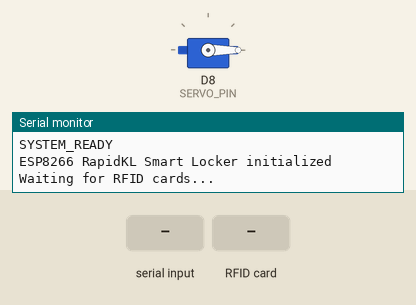
Simulated run of this sketch. Board: ESP8266 (NodeMCU). On the bench: servo, the last lines printed to the serial monitor. The test bench sets the inputs (shaded band).

Above: at 2.7 s.
2.8 s: "TOGGLE_LOCK\n" received over Serial
At 3.8 s:
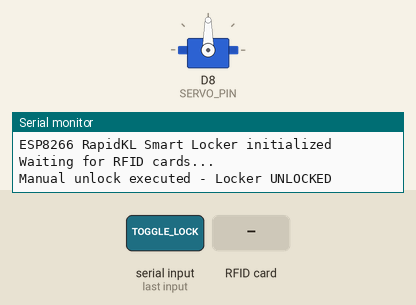
4.3 s: RFID card 5E 7A 19 C4 held to the reader
5.8 s: "ACCESS_GRANTED\n" received over Serial
7.3 s: "STATUS\n" received over Serial
Timing chart, 0 to 9.9 s (numbered marks = the images above; inputs shaded):
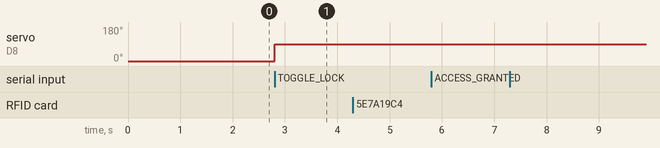

The sketch:

RapidKL_ESP8266_Simple.ino
```cpp
/*
 * RapidKL Smart Locker System - ESP8266 Minimal Code
 * Final Year Project (FYP) - ESP8266 Version
 *
 * Hardware: ESP8266 (NodeMCU) + RC522 RFID + SG90 Servo
 * Communication: USB Serial with Flutter App (No WiFi)
 *
 * Simple Flow:
 * 1. Read RFID card UID
 * 2. Send UID to Flutter via Serial
 * 3. Wait for ACCESS_GRANTED or ACCESS_DENIED response
 * 4. Control servo accordingly
 */

#include <SPI.h>
#include <MFRC522.h>
#include <Servo.h>

// Pin Definitions for ESP8266 (NodeMCU)
#define RST_PIN    D3    // RC522 Reset pin
#define SS_PIN     D4    // RC522 SDA pin
#define SERVO_PIN  D8    // Servo control pin

// Hardware Objects
MFRC522 rfid(SS_PIN, RST_PIN);
Servo lockServo;

// System Variables
String lastUID = "";
unsigned long lastScanTime = 0;
unsigned long responseTimeout = 0;
const unsigned long SCAN_DELAY = 2000;        // 2 seconds between scans
const unsigned long RESPONSE_TIMEOUT = 5000;  // 5 seconds to wait for Flutter
const unsigned long UNLOCK_DURATION = 3000;   // 3 seconds unlock time

// Servo Positions
const int LOCKED_POSITION = 0;      // 0 degrees = locked
const int UNLOCKED_POSITION = 90;   // 90 degrees = unlocked

// System States
enum State {
  READY,
  WAITING_RESPONSE,
  UNLOCKING,
  UNLOCKED,
  LOCKED
};

State currentState = READY;
bool isLockerUnlocked = false;

void setup() {
  // Initialize Serial (115200 baud for ESP8266)
  Serial.begin(115200);
  delay(1000);

  // Initialize SPI and RFID
  SPI.begin();
  rfid.PCD_Init();

  // Initialize Servo
  lockServo.attach(SERVO_PIN);
  lockServo.write(LOCKED_POSITION);  // Start locked
  delay(500);

  // Send ready message to Flutter
  Serial.println("SYSTEM_READY");
  Serial.println("ESP8266 RapidKL Smart Locker initialized");
  Serial.println("Waiting for RFID cards...");
}

void loop() {
  // Process incoming commands from Flutter
  processSerialCommands();

  // Main state machine
  switch (currentState) {
    case READY:
      checkForRFIDCard();
      break;

    case WAITING_RESPONSE:
      checkResponseTimeout();
      break;

    case UNLOCKING:
      executeUnlock();
      break;

    case UNLOCKED:
      checkUnlockTimeout();
      break;
  }

  delay(100);
}

void checkForRFIDCard() {
  // Check if new card is present and readable
  if (!rfid.PICC_IsNewCardPresent() || !rfid.PICC_ReadCardSerial()) {
    return;
  }

  // Prevent rapid scans
  if (millis() - lastScanTime < SCAN_DELAY) {
    rfid.PICC_HaltA();
    rfid.PCD_StopCrypto1();
    return;
  }

  // Read UID from card
  String uid = "";
  for (byte i = 0; i < rfid.uid.size; i++) {
    if (rfid.uid.uidByte[i] < 0x10) uid += "0";
    uid += String(rfid.uid.uidByte[i], HEX);
  }
  uid.toUpperCase();

  // Send UID to Flutter
  Serial.println("RFID_SCAN:" + uid);

  // Store for reference and set timeout
  lastUID = uid;
  lastScanTime = millis();
  responseTimeout = millis();
  currentState = WAITING_RESPONSE;

  // Clean up RFID
  rfid.PICC_HaltA();
  rfid.PCD_StopCrypto1();
}

void processSerialCommands() {
  if (!Serial.available()) return;

  String command = Serial.readStringUntil('\n');
  command.trim();

  if (command == "ACCESS_GRANTED") {
    if (currentState == WAITING_RESPONSE) {
      currentState = UNLOCKING;
    }
  }
  else if (command == "ACCESS_DENIED") {
    if (currentState == WAITING_RESPONSE) {
      Serial.println("Access denied - locker remains in current state");
      currentState = READY;
    }
  }
  else if (command == "TOGGLE_LOCK") {
    // Toggle between lock and unlock
    if (isLockerUnlocked) {
      lockServo.write(LOCKED_POSITION);
      isLockerUnlocked = false;
      Serial.println("Manual lock executed - Locker LOCKED");
    } else {
      lockServo.write(UNLOCKED_POSITION);
      isLockerUnlocked = true;
      Serial.println("Manual unlock executed - Locker UNLOCKED");
    }
    currentState = READY;
  }
  else if (command == "STATUS") {
    sendStatus();
  }
  else if (command == "UNLOCK") {
    // Manual unlock command
    lockServo.write(UNLOCKED_POSITION);
    isLockerUnlocked = true;
    Serial.println("Manual unlock command received - Locker UNLOCKED");
    currentState = READY;
  }
  else if (command == "LOCK") {
    // Manual lock command
    lockServo.write(LOCKED_POSITION);
    isLockerUnlocked = false;
    Serial.println("Manual lock executed - Locker LOCKED");
    currentState = READY;
  }
  else if (command == "PING") {
    // Connectivity test
    Serial.println("PONG");
  }
}

void checkResponseTimeout() {
  if (millis() - responseTimeout > RESPONSE_TIMEOUT) {
    Serial.println("Timeout - no response from Flutter");
    currentState = READY;
  }
}

void executeUnlock() {
  if (!isLockerUnlocked) {
    Serial.println("ACCESS_GRANTED - Unlocking locker");

    // Unlock servo
    lockServo.write(UNLOCKED_POSITION);
    isLockerUnlocked = true;

    Serial.println("Locker is now UNLOCKED. Tap again to lock.");
    currentState = READY; // Go back to ready for next tap
  } else {
    Serial.println("Locker already unlocked. Tap again to lock.");
    currentState = READY;
  }
}

void checkUnlockTimeout() {
  // Remove auto-lock functionality for manual control
  // Locker stays in current state until next RFID tap
}

void sendStatus() {
  Serial.println("STATUS_REPORT:");
  Serial.println("Board: ESP8266");
  Serial.println("State: " + getStateString());
  Serial.println("Servo: " + String(lockServo.read()) + " degrees");
  Serial.println("Last UID: " + lastUID);
  Serial.println("Uptime: " + String(millis() / 1000) + " seconds");
  Serial.println("Free Heap: " + String(ESP.getFreeHeap()) + " bytes");
}

String getStateString() {
  switch (currentState) {
    case READY: return "Ready";
    case WAITING_RESPONSE: return "Waiting for response";
    case UNLOCKING: return "Unlocking";
    case UNLOCKED: return "Unlocked";
    default: return "Unknown";
  }
}

/*
 * ==================== ESP8266 WIRING GUIDE ====================
 *
 * ESP8266 (NodeMCU) Pin Mapping:
 * D0 = GPIO16    D1 = GPIO5     D2 = GPIO4     D3 = GPIO0
 * D4 = GPIO2     D5 = GPIO14    D6 = GPIO12    D7 = GPIO13
 * D8 = GPIO15    D9 = GPIO3     D10 = GPIO1
 *
 * RC522 RFID Module → ESP8266 (NodeMCU):
 * VCC  → 3.3V
 * RST  → D3 (GPIO0)
 * GND  → GND
 * MISO → D6 (GPIO12)
 * MOSI → D7 (GPIO13)
 * SCK  → D5 (GPIO14)
 * SDA  → D4 (GPIO2)
 *
 * SG90 Servo Motor → ESP8266 (NodeMCU):
 * Red (VCC)    → 3.3V or VIN (if external power)
 * Brown (GND)  → GND
 * Orange (PWM) → D8 (GPIO15)
 *
 * ⚠️ IMPORTANT NOTES:
 * - ESP8266 runs at 3.3V logic level
 * - RC522 should use 3.3V power
 * - Servo may need external 5V power for strong torque
 * - Serial baud rate is 115200 (ESP8266 standard)
 *
 * Serial Communication Protocol:
 * ESP8266 → Flutter: RFID_SCAN:A1B2C3D4
 * Flutter → ESP8266: ACCESS_GRANTED or ACCESS_DENIED
 *
 * Optional Commands:
 * Flutter → ESP8266: STATUS, UNLOCK, LOCK, PING
 *
 * ==================== END OF CODE ====================
 */
```

Measured:
- after the input at 2.8 s, servo on D8 (SERVO_PIN): 0° → 90° at once
